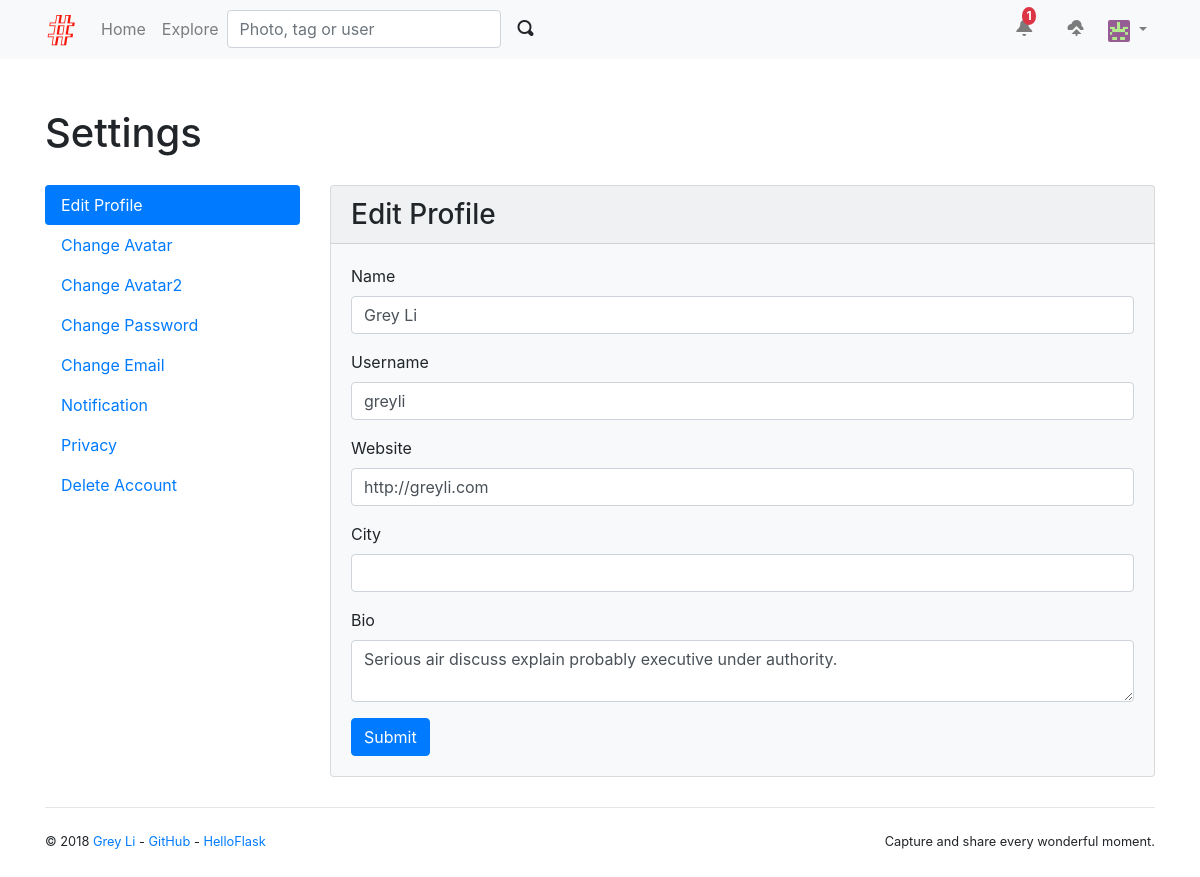
Before: /user/settings/profile (signed in) with the older database file.
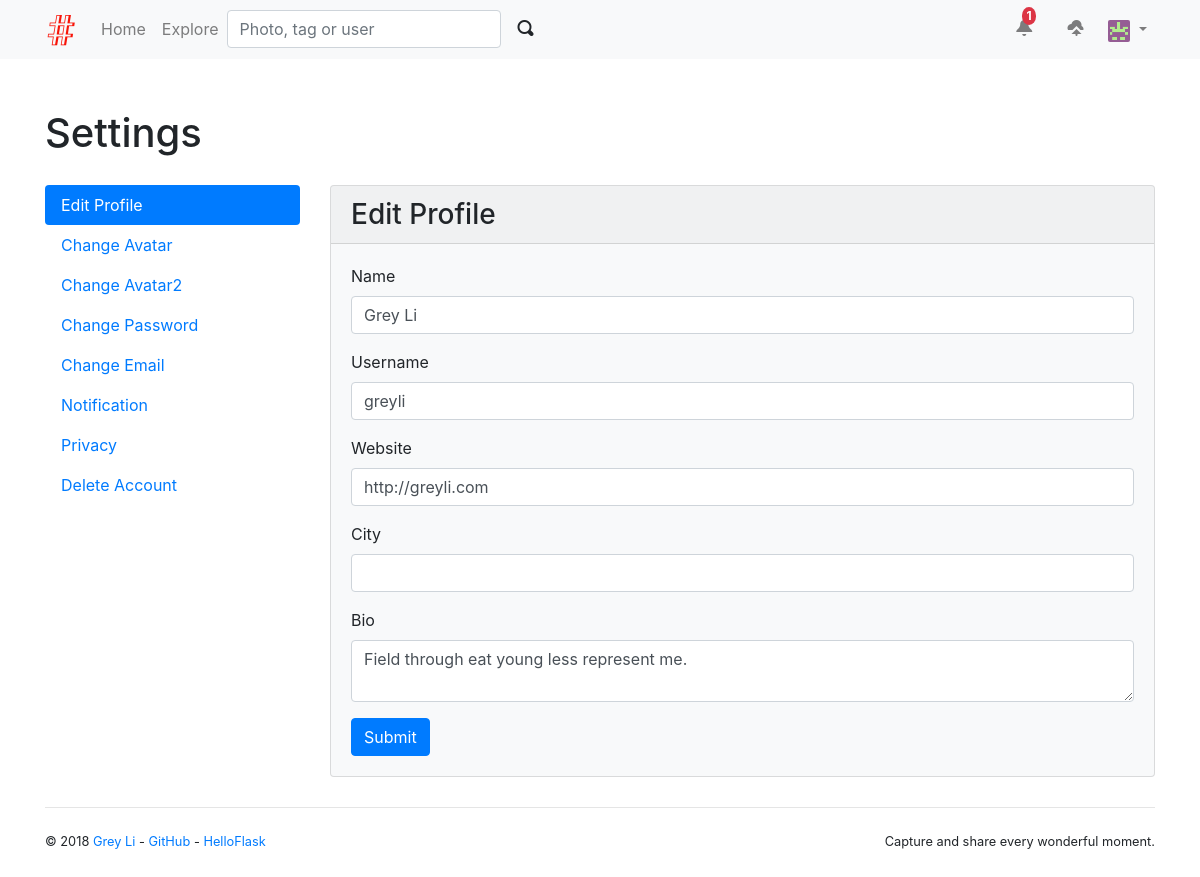
After: the same page with the newer database file.
### albumy/models.py (models this page shows, shortened)
@whooshee.register_model('name', 'username')
class User(db.Model, UserMixin):
    id = db.Column(db.Integer, primary_key=True)
    username = db.Column(db.String(20), unique=True, index=True)
    email = db.Column(db.String(254), unique=True, index=True)
    password_hash = db.Column(db.String(128))
    name = db.Column(db.String(30))
    website = db.Column(db.String(255))
    bio = db.Column(db.String(120))
    location = db.Column(db.String(50))
    member_since = db.Column(db.DateTime, default=datetime.utcnow)
    avatar_s = db.Column(db.String(64))
    avatar_m = db.Column(db.String(64))
    avatar_l = db.Column(db.String(64))
    avatar_raw = db.Column(db.String(64), default='default.jpg')
    avatar_raw2 = db.Column(db.String(64),default='default2.jpg')
    confirmed = db.Column(db.Boolean, default=False)
    locked = db.Column(db.Boolean, default=False)
    active = db.Column(db.Boolean, default=True)
    public_collections = db.Column(db.Boolean, default=True)
    receive_comment_notification = db.Column(db.Boolean, default=True)
    receive_follow_notification = db.Column(db.Boolean, default=True)
    receive_collect_notification = db.Column(db.Boolean, default=True)
    role_id = db.Column(db.Integer, db.ForeignKey('role.id'))
    role = db.relationship('Role', back_populates='users')
    photos = db.relationship('Photo', back_populates='author', cascade='all')
    comments = db.relationship('Comment', back_populates='author', cascade='all')
    notifications = db.relationship('Notification', back_populates='receiver', cascade='all')
    collections = db.relationship('Collect', back_populates='collector', cascade='all')
    following = db.relationship('Follow', foreign_keys=[Follow.follower_id], back_populates='follower',
                                lazy='dynamic', cascade='all')
    followers = db.relationship('Follow', foreign_keys=[Follow.followed_id], back_populates='followed',
                                lazy='dynamic', cascade='all')
    rates = db.relationship('Rate', foreign_keys=[Rate.rater_id], back_populates='rater', cascade='all', lazy='dynamic')
    awards = db.relationship('Rate', foreign_keys=[Rate.awarded_id], back_populates='awarded', cascade='all', lazy='dynamic')
    doctor = db.relationship('Doctor',backref = 'user',cascade='all, delete-orphan',uselist=False)
    patient = db.relationship('Patient',backref = 'user',cascade='all, delete-orphan',uselist=False)
    @property
    def is_active(self):
        return self.active
    def can(self, permission_name):
        permission = Permission.query.filter_by(name=permission_name).first()
        return permission is not None and self.role is not None and permission in self.role.permissions

### albumy/blueprints/user.py (the view, shortened to what this page needs)
@user_bp.route('/settings/profile', methods=['GET', 'POST'])
@login_required
def edit_profile():
    form = EditProfileForm()
    form.name.data = current_user.name
    form.username.data = current_user.username
    form.bio.data = current_user.bio
    form.website.data = current_user.website
    form.location.data = current_user.location
    return render_template('user/settings/edit_profile.html', form=form)

### albumy/forms/user.py (shortened to what this page needs)
class EditProfileForm(FlaskForm):
    name = StringField('Name', validators=[DataRequired(), Length(1, 30)])
    username = StringField('Username', validators=[DataRequired(), Length(1, 20),
                                                   Regexp('^[a-zA-Z0-9]*$',
                                                          message='The username should contain only a-z, A-Z and 0-9.')])
    website = StringField('Website', validators=[Optional(), Length(0, 255)])
    location = StringField('City', validators=[Optional(), Length(0, 50)])
    bio = TextAreaField('Bio', validators=[Optional(), Length(0, 120)])
    submit = SubmitField()

### albumy/__init__.py (called while the page is built)
def register_template_context(app):
    @app.context_processor
    def make_template_context():
        if current_user.is_authenticated:
            notification_count = Notification.query.with_parent(current_user).filter_by(is_read=False).count()
        else:
            notification_count = None
        return dict(notification_count=notification_count)

### albumy/extensions.py (called while the page is built)
@login_manager.user_loader
def load_user(user_id):
    from albumy.models import User
    user = User.query.get(int(user_id))
    return user

### albumy/templates/user/settings/edit_profile.html (shortened to what this page needs)
{% extends 'user/settings/base.html' %}
{% from 'bootstrap/form.html' import render_form %}
{% block setting_content %}
    <div class="card w-100 bg-light">
        <h3 class="card-header">Edit Profile</h3>
        <div class="card-body">
            {{ render_form(form) }}
        </div>
    </div>
{% endblock %}

### albumy/templates/base.html (shortened to what this page needs)
{% from 'bootstrap/nav.html' import render_nav_item %}
<!DOCTYPE html>
<html lang="en">
<head>
    {% block head %}
        {% block styles %}
            <link rel="stylesheet" href="{{ url_for('static', filename='css/bootstrap.min.css') }}">
            <link rel="stylesheet" href="{{ url_for('static', filename='open-iconic/font/css/open-iconic-bootstrap.css') }}">
            <link rel="stylesheet" href="{{ url_for('static', filename='css/style.css') }}">
        {% endblock %}
    {% endblock head %}
</head>
<body>
{% block navbar %}
    <nav class="navbar navbar-expand-lg navbar-light bg-light">
        <div class="container">
            <a class="navbar-brand" href="{{ url_for('main.index') }}">
                <img src="{{ url_for('static', filename='favicon.ico') }}" alt="Albumy">
            </a>
            <div class="collapse navbar-collapse" id="navbarColor01">
                <div class="navbar-nav mr-auto">
                    {{ render_nav_item('main.index', 'Home') }}
                    {{ render_nav_item('main.explore', 'Explore') }}
                    <form class="form-inline my-2 my-lg-0" action="{{ url_for('main.search') }}">
                        <input type="text" name="q" class="form-control mr-sm-1" placeholder="Photo, tag or user"
                               required>
                        <button class="btn btn-light my-2 my-sm-0" type="submit">
                            <span class="oi oi-magnifying-glass"></span>
                        </button>
                    </form>
                </div>
                <div class="navbar-nav ml-auto">
                {% if current_user.is_authenticated %}
                    <a class="nav-item nav-link" href="{{ url_for('main.show_notifications', filter='unread') }}">
                        <span class="oi oi-bell"></span>
                        <span id="notification-badge"
                              class="{% if notification_count == 0 %}hide{% endif %} badge badge-danger badge-notification"
                              data-href="{{ url_for('ajax.notifications_count') }}">{{ notification_count }}</span>
                    </a>
                    <a class="nav-item nav-link" href="{{ url_for('main.upload') }}" title="Upload">
                        <span class="oi oi-cloud-upload"></span>&nbsp;&nbsp;
                    </a>
                    <div class="dropdown nav-item">
                        <a href="#" class="nav-link dropdown-toggle" data-toggle="dropdown" role="button"
                           aria-expanded="false">
                            <img class="avatar-xs"
                                 src="{{ url_for('main.get_avatar', filename=current_user.avatar_s) }}">
                        </a>
                    </div>
                {% else %}
                    <a class="btn btn-outline-primary" href="{{ url_for('auth.login') }}">Login</a>&nbsp;&nbsp;
                    <a class="btn btn-primary" href="{{ url_for('auth.register') }}">Join Albumy</a>
                {% endif %}
                </div>
            </div>
        </div>
    </nav>
{% endblock %}
<main>
    <div class="container">
        {% block content %}{% endblock %}
        {% block footer %}
            <footer>
                <p class="float-left">
                    <small>&copy; 2018
                        <a href="http://greyli.com" title="Written by Grey Li">Grey Li</a> -
                        <a href="https://github.com/greyli/albumy" title="Fork me on GitHub">GitHub</a> -
                        <a href="http://helloflask.com" title="A HelloFlask project">HelloFlask</a>
                    </small>
                </p>
                <p class="float-right">
                    <small>Capture and share every wonderful moment.</small>
                </p>
            </footer>
        {% endblock %}
    </div>
</main>
</body>
</html>

Changed rows visible on the page:
changed User "Grey Li": bio "Serious air discuss explain probably executive under authority." → "Field through eat young less represent me."
